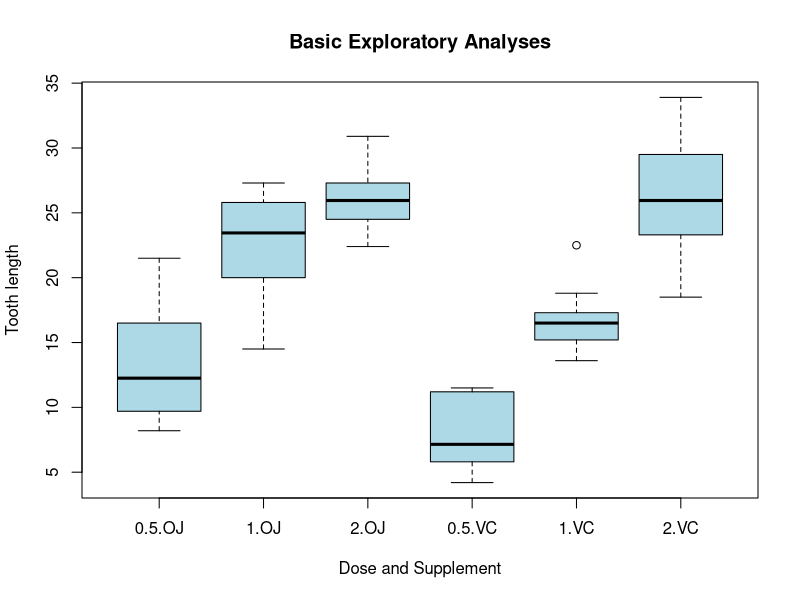
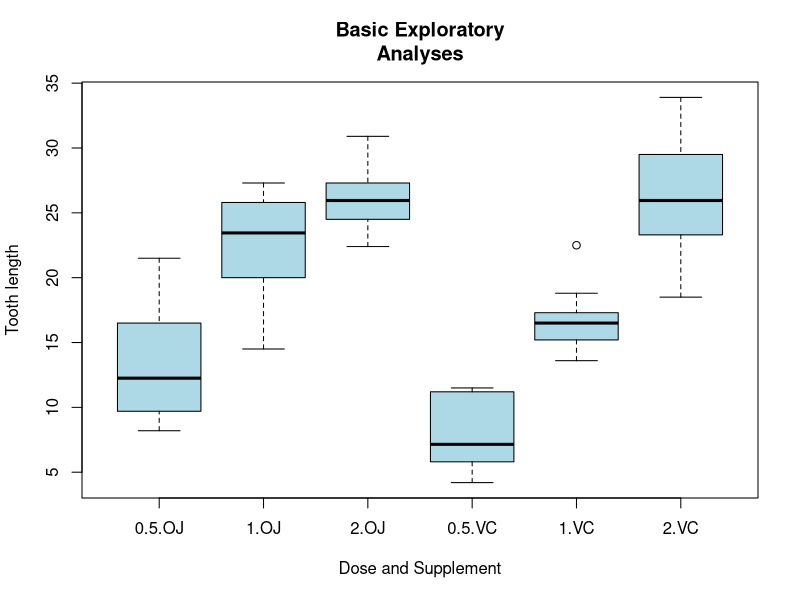

Write the R code that produced these figures, in order.
## ---- chunk 1
# Part 1
library(datasets)
data(ToothGrowth)
toothgrowth <- transform(ToothGrowth, supp = factor(supp))
summary(toothgrowth) # not great...
boxplot(len ~ dose * supp,
        toothgrowth,
        col  = "lightblue",
        main = "Basic Exploratory Analyses",
        xlab = "Dose and Supplement",
        ylab = "Tooth length") # much better!

## ---- chunk 2
# Ho = lenOJ == lenVC // no difference in length between the two treatments.
# Ha = lenOJ != lenVC //    difference in length between the two treatments.
## ---- chunk 3
t.test(len ~ supp, data = toothgrowth)
## ---- chunk 4
# Test of OJ vs VC at dose of 0.5
doseVal = 0.5
t.test(len ~ supp, data = toothgrowth[toothgrowth$dose == doseVal,])
# p-val: 0.006359
# conf.int: [1.719057, 8.780943]
# reject null? yes, in positive direction (oj is more effective)

# Test of OJ vs VC at dose of 1.0
doseVal = 1.0
t.test(len ~ supp, data = toothgrowth[toothgrowth$dose == doseVal,])
# p-val: 0.001038
# conf.int: [2.802148, 9.057852]
# reject null? yes, in positive direction (oj is more effective)

# Test of OJ vs VC at dose of 2.0
doseVal = 2.0
t.test(len ~ supp, data = toothgrowth[toothgrowth$dose == doseVal,])
# p-val: 0.9639
# conf.int: [-3.79807, 3.63807]
# reject null? no
## ---- chunk 5
# Part 1
library(datasets)
data(ToothGrowth)
toothgrowth <- transform(ToothGrowth, supp = factor(supp))
summary(toothgrowth) # not great...
boxplot(len ~ dose * supp,
        toothgrowth,
        col  = "lightblue",
        main = "Basic Exploratory
Analyses",
        xlab = "Dose and Supplement",
        ylab = "Tooth length") # much better!

# Hypothesis test:
# Ho = lenOJ == lenVC // no difference in length between the two treatments.
# Ha = lenOJ != lenVC //    difference in length between the two treatments.

# performing a two-sided t-test:
t.test(len ~ supp, data = toothgrowth)
t.test(len ~ supp, data = toothgrowth, conf.level = 0.9)

# =======
# Hypothesis tests: Per-dose
# Ho = lenOJ == lenVC;  Ha = lenOJ != lenVC

# Test of OJ vs VC at dose of 0.5
doseVal = 0.5
t.test(len ~ supp, data = toothgrowth[toothgrowth$dose == doseVal,])
# p-val: 0.006359
# conf.int: [1.719057, 8.780943]
# reject null? yes, in positive direction (oj is more effective)

# Test of OJ vs VC at dose of 1.0
doseVal = 1.0
t.test(len ~ supp, data = toothgrowth[toothgrowth$dose == doseVal,])
# p-val: 0.001038
# conf.int: [2.802148, 9.057852]
# reject null? yes, in positive direction (oj is more effective)

# Test of OJ vs VC at dose of 2.0
doseVal = 2.0
t.test(len ~ supp, data = toothgrowth[toothgrowth$dose == doseVal,])
# p-val: 0.9639
# conf.int: [-3.79807, 3.63807]
# reject null? no
